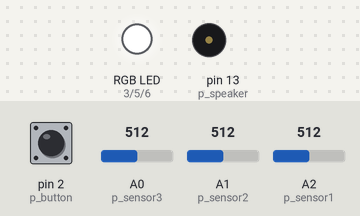
Bench run of a sketch on a simulated Arduino Uno, built with avr-gcc and run on an emulated ATmega328P. Shown: an RGB LED mixed from three pins (HIGH = lit), buzzer (waves = sounding). The test bench sets the inputs (shaded band); at power-on: pin 2 (p_button) HIGH, A0 (p_sensor3) = 512, A1 (p_sensor2) = 512, A2 (p_sensor1) = 512. Random numbers use the default seed unless the sketch sets one; what the sketch prints to the serial monitor is not drawn.

Above: at 1.8 s.
1.9 s: pin 2 (p_button) pulled LOW for 0.15 s
At 2.4 s:
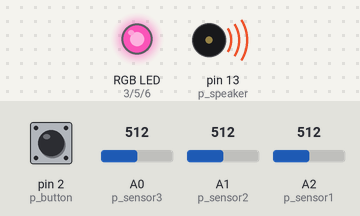
Timing chart, 0 to 4.9 s (numbered marks = the images above; inputs shaded):
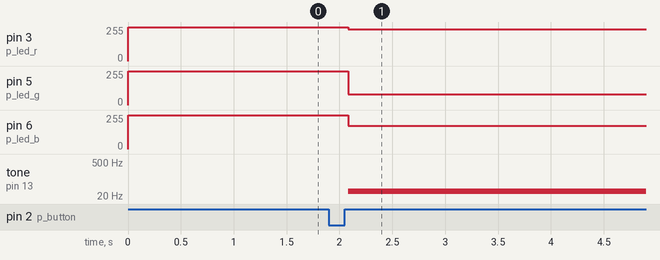

The sketch:

teramin.ino
```cpp
const int p_button = 2;
const int p_led_r = 3;
const int p_led_g = 5;
const int p_led_b = 6;
const int p_sensor1 = A2;
const int p_sensor2 = A1;
const int p_sensor3 = A0;
const int p_speaker = 13;

const int notes[] = {261, 277, 293, 311, 329, 349, 369, 392, 415, 440, 466, 493};

int pitch = 0;
int duration = 0;
int interval = 0;

int red = 0;
int green = 0;
int blue = 0;

int maxLight1 = 0;
int minLight1 = 1023;
int maxLight2 = 0;
int minLight2 = 1023;
int maxLight3 = 0;
int minLight3 = 1023;

int sensor1 = -1;
int sensor2 = -1;
int sensor3 = -1;

boolean isThereLight = false;

void setup(){
  pinMode(p_button, INPUT_PULLUP);
  pinMode(p_led_r, OUTPUT);
  pinMode(p_led_g, OUTPUT);
  pinMode(p_led_b, OUTPUT);
  pinMode(p_speaker, OUTPUT);
  Serial.begin(9600);
}

void loop(){

  if (sensor1 < 0){
    shutdownRGB();
    delay(1000);//start only after 1 sec
  }

  sensor1 = analogRead(p_sensor1);
  sensor2 = analogRead(p_sensor2);
  sensor3 = analogRead(p_sensor3);

  //find the min/max light
  if (sensor1 < minLight1) {minLight1=sensor1;}
  if (sensor1 > maxLight1) {maxLight1=sensor1;}
  if (sensor2 < minLight2) {minLight2=sensor2;}
  if (sensor2 > maxLight2) {maxLight2=sensor2;}
  if (sensor3 < minLight3) {minLight3=sensor3;}
  if (sensor3 > maxLight3) {maxLight3=sensor3;}

  int active = (digitalRead(p_button) == LOW);
  pitch = map(sensor1, minLight1, maxLight1, 0, 12);
  duration = map(sensor2, minLight2, maxLight2, 0, 5) * 20;
  interval = map(sensor3, minLight3, maxLight3, 0, 5) * 20;

  monitor();

  if (active){
    if (!isThereLight){
      red = map(random(0,255), 0, 255, 5, 16) * 16;
      green = map(random(0,255), 0, 255, 5, 16) * 16;
      blue = map(random(0,255), 0, 255, 5, 16) * 16;
      lightRGB(red, green, blue);
    }
    tone(p_speaker, notes[pitch], duration);
    delay(interval);
  }else{
    shutdownRGB();
  }
}

void monitor(){
  Serial.print("min/max 1: ");
  Serial.print(minLight1);
  Serial.print("/");
  Serial.print(maxLight1);
  Serial.print(" | min/max 2: ");
  Serial.print(minLight2);
  Serial.print("/");
  Serial.print(maxLight2);
  Serial.print(" | min/max 3: ");
  Serial.print(minLight3);
  Serial.print("/");
  Serial.print(maxLight3);
  Serial.print(" || ");

  /*
  Serial.print("sensor 1: ");
  Serial.print(sensor1);
  Serial.print(" | sensor 2: ");
  Serial.print(sensor2);
  Serial.print(" | sensor 3: ");
  Serial.print(sensor3);
  Serial.print(" || ");
  */

  Serial.print("red: ");
  Serial.print(red);
  Serial.print(" | green: ");
  Serial.print(green);
  Serial.print(" | blue: ");
  Serial.print(blue);
  Serial.print(" || ");

  Serial.print("pitch: ");
  Serial.print(pitch);
  Serial.print(" | duration: ");
  Serial.print(duration);
  Serial.print(" | interval: ");
  Serial.print(interval);
  Serial.println("");
}

void shutdownRGB(){
  lightRGB(255,255,255);
  isThereLight = false;
}

void lightRGB(int R, int G, int B){
  analogWrite(p_led_r, R);
  analogWrite(p_led_g, G);
  analogWrite(p_led_b, B);
  isThereLight = true;
}
```

Measured:
- after the input at 1.9 s, pin 3 (p_led_r): 255/255 → 240/255 after 0.18 s; pin 5 (p_led_g): 255/255 → 80/255 after 0.18 s; pin 6 (p_led_b): 255/255 → 176/255 after 0.18 s; tone on pin 13 (p_speaker): silent → 32 Hz after 0.18 s
